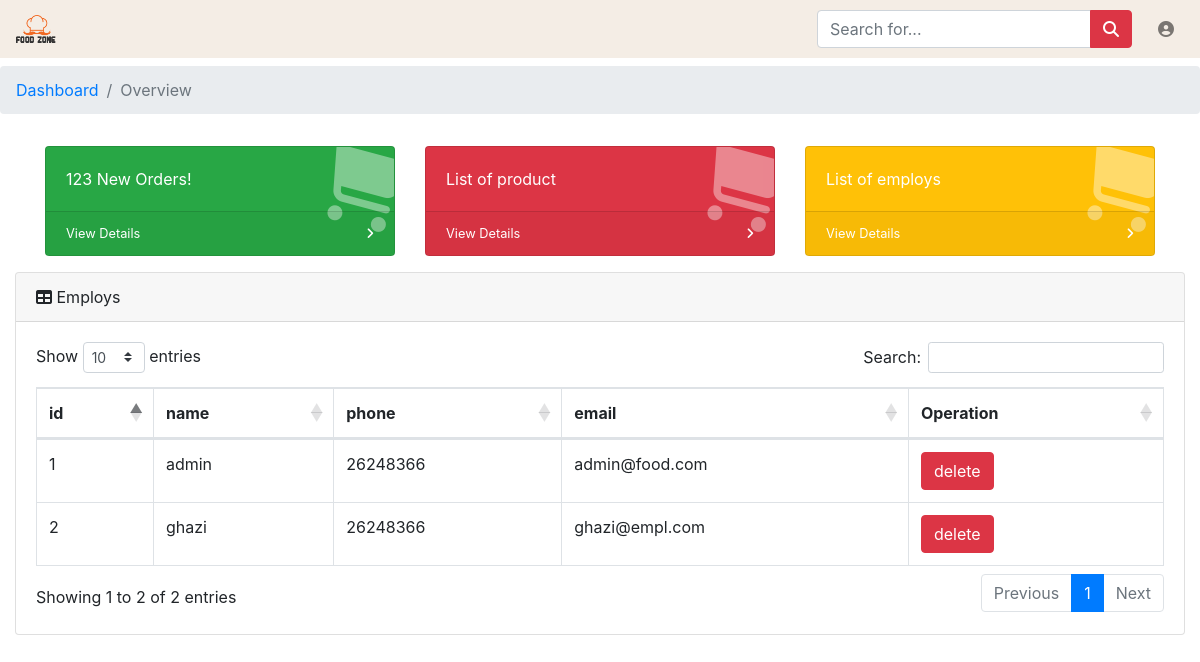
Page /empl_dashboard/listemploys.php (signed in) on the committed database.
### empl_dashboard/dash_classes/admin.class.php (called while the page is built, shortened)
<?php
include 'db_connect.class.php';
class Adminstrator
{
    private $pdo;
    public function __construct()
    {
        $dbconn = new DBConnection;
        $this->pdo = $dbconn->connectDB();
    }
	public function listemploys(){
		$req = 'SELECT * FROM employé ';
		$result = $this->pdo->prepare($req);
		$result->execute();
		return $result;
	}
}

### empl_dashboard/dash_classes/db_connect.class.php (called while the page is built)
<?php
class DBConnection
{
    private $host = 'localhost';
    private $dbname = 'foodzone';
    private $user = 'root';
    private $pwd = '';
    public $conn = null;
        public function connectDB()
        {
            try {
                $this->conn = new PDO('mysql:host='.$this->host.';dbname='.$this->dbname.';charset=utf8', $this->user, $this->pwd, [
                                    PDO::ATTR_ERRMODE => PDO::ERRMODE_EXCEPTION,
                                    PDO::ATTR_DEFAULT_FETCH_MODE => PDO::FETCH_ASSOC
                                ]);
            } catch (PDOException $e) {
                echo $e->getMessage();
            }
            return $this->conn;
        }
}

### empl_dashboard/listemploys.php (the view, shortened to what this page needs)
<!DOCTYPE html>
<html lang="en">
<?php
require 'dash_classes/admin.class.php';
$emp = new Adminstrator;
$res = $emp->listemploys();
?>
<head>
  <link href="../style/vendor/fontawesome-free/css/all.min.css" rel="stylesheet" type="text/css">
  <link href="../style/vendor/datatables/dataTables.bootstrap4.css" rel="stylesheet">
  <link href="../style/css/sb-admin.css" rel="stylesheet">
</head>
<body id="page-top">
  <nav class="navbar navbar-expand navbar-light static-top"  style="background-color: #F4EDE5;">
    <a class="navbar-brand mr-1" href="index.html"><img style="width:40px;height:30px;" src="../style/img/logo.png" alt=""></a>
    <form class="d-none d-md-inline-block form-inline ml-auto mr-0 mr-md-3 my-2 my-md-0">
      <div class="input-group">
        <input type="text" class="form-control" placeholder="Search for..." aria-label="Search" aria-describedby="basic-addon2">
        <div class="input-group-append">
          <button class="btn btn-danger" type="button">
            <i class="fas fa-search"></i>
          </button>
        </div>
      </div>
    </form>
    <ul class="navbar-nav ml-auto ml-md-0">
      <li class="nav-item dropdown no-arrow">
        <a class="nav-link dropdown-toggle" href="#" id="userDropdown" role="button" data-toggle="dropdown" aria-haspopup="true" aria-expanded="false">
          <i class="fas fa-user-circle fa-fw"></i>
        </a>
      </li>
    </ul>
 </nav>
  <ol class="breadcrumb mt-2">
    <li class="breadcrumb-item">
      <a href="#">Dashboard</a>
    </li>
    <li class="breadcrumb-item active">Overview</li>
  </ol>
  <div id="wrapper">
    <div id="content-wrapper">
      <div class="container-fluid">
      <div class="container">
        <div class="row">
          <div class="col-xl-4 col-sm-6 mb-3">
            <div class="card text-white bg-success o-hidden h-100">
              <div class="card-body">
                <div class="card-body-icon">
                  <i class="fas fa-fw fa-shopping-cart"></i>
                </div>
                <div class="mr-5">123 New Orders!</div>
              </div>
              <a class="card-footer text-white clearfix small z-1" href="#">
                <span class="float-left">View Details</span>
                <span class="float-right">
                  <i class="fas fa-angle-right"></i>
                </span>
              </a>
            </div>
          </div>
          <div class="col-xl-4 col-sm-6 mb-3">
            <div class="card text-white bg-danger o-hidden h-100">
              <div class="card-body">
                <div class="card-body-icon">
                  <i class="fas fa-fw fa-shopping-cart"></i>
                </div>
                <div class="mr-5">List of product</div>
              </div>
              <a class="card-footer text-white clearfix small z-1" href="listproduct.php">
                <span class="float-left">View Details</span>
                <span class="float-right">
                  <i class="fas fa-angle-right"></i>
                </span>
              </a>
            </div>
          </div>
          <div class="col-xl-4 col-sm-6 mb-3">
            <div class="card text-white bg-warning o-hidden h-100">
              <div class="card-body">
                <div class="card-body-icon">
                  <i class="fas fa-fw fa-shopping-cart"></i>
                </div>
                <div class="mr-5">List of employs</div>
              </div>
              <a class="card-footer text-white clearfix small z-1" href="#">
                <span class="float-left">View Details</span>
                <span class="float-right">
                  <i class="fas fa-angle-right"></i>
                </span>
              </a>
            </div>
          </div>
        </div>
      </div>
        <div class="card mb-3">
          <div class="card-header">
            <i class="fas fa-table"></i>
            Employs</div>
          <div class="card-body">
            <div class="table-responsive">
              <table class="table table-bordered" id="dataTable" width="100%" cellspacing="0">
                <thead>
                  <tr>
                    <th>id</th>
                    <th>name</th>
                    <th>phone</th>
                    <th>email</th>
                    <th>Operation</th>
                  </tr>
                </thead>
                <tbody>
                <?php while($data = $res->fetch())
                {
                ?>
                  <tr>
                    <td><?php echo $data['eid'];?></td>
                    <td><?php echo $data['name'];?></td>
                    <td><?php echo $data['phno'];?></td>
                    <td><?php echo $data['email'];?></td>
                    <td><a class="btn btn-danger" href="delete.php?id=<?php echo $data['eid'];?>">delete</a></td>
                  </tr>
                <?php }?>
                </tbody>
              </table>
            </div>
          </div>
        </div>
      </div>
    </div>
  </div>
</body>
</html>

### rows in the picture
employé: eid "1", name "admin", phno "26248366", email "admin@food.com"
employé: eid "2", name "ghazi", phno "26248366", email "ghazi@empl.com"
